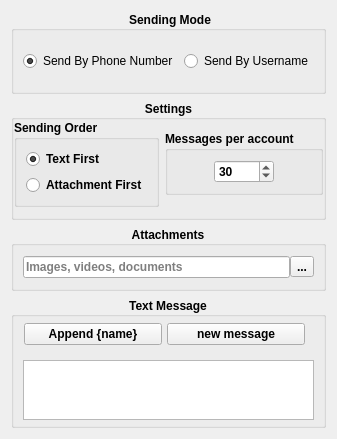
          <widget class="QWidget" name="main">
           <attribute name="icon">
            <iconset resource="../Whatsapp-bulk-sender/images.qrc">
             <normaloff>:/black-icons/Data/imgs/black icons/icons8-home-500.png</normaloff>:/black-icons/Data/imgs/black icons/icons8-home-500.png</iconset>
           </attribute>
           <attribute name="title">
            <string>Main</string>
           </attribute>
           <layout class="QVBoxLayout" name="verticalLayout_7" stretch="0,0,0,1">
            <item>
             <widget class="QGroupBox" name="groupBox_3">
              <property name="sizePolicy">
               <sizepolicy hsizetype="Preferred" vsizetype="Fixed">
                <horstretch>0</horstretch>
                <verstretch>0</verstretch>
               </sizepolicy>
              </property>
              <property name="maximumSize">
               <size>
                <width>16777215</width>
                <height>16777215</height>
               </size>
              </property>
              <property name="font">
               <font>
                <family>arial</family>
                <weight>75</weight>
                <bold>true</bold>
               </font>
              </property>
              <property name="styleSheet">
               <string notr="true">QGroupBox{
background:transparent;
}</string>
              </property>
              <property name="title">
               <string>Sending Mode</string>
              </property>
              <property name="alignment">
               <set>Qt::AlignCenter</set>
              </property>
              <property name="flat">
               <bool>false</bool>
              </property>
              <layout class="QHBoxLayout" name="horizontalLayout_2">
               <property name="topMargin">
                <number>20</number>
               </property>
               <property name="bottomMargin">
                <number>20</number>
               </property>
               <item>
                <widget class="QRadioButton" name="phone_rb">
                 <property name="sizePolicy">
                  <sizepolicy hsizetype="Fixed" vsizetype="Fixed">
                   <horstretch>0</horstretch>
                   <verstretch>0</verstretch>
                  </sizepolicy>
                 </property>
                 <property name="text">
                  <string>Send By Phone Number</string>
                 </property>
                 <property name="checked">
                  <bool>true</bool>
                 </property>
                </widget>
               </item>
               <item>
                <widget class="QRadioButton" name="username_rb">
                 <property name="sizePolicy">
                  <sizepolicy hsizetype="Fixed" vsizetype="Fixed">
                   <horstretch>0</horstretch>
                   <verstretch>0</verstretch>
                  </sizepolicy>
                 </property>
                 <property name="text">
                  <string>Send By Username</string>
                 </property>
                </widget>
               </item>
              </layout>
             </widget>
            </item>
            <item>
             <widget class="QGroupBox" name="groupBox_9">
              <property name="sizePolicy">
               <sizepolicy hsizetype="Preferred" vsizetype="Fixed">
                <horstretch>0</horstretch>
                <verstretch>0</verstretch>
               </sizepolicy>
              </property>
              <property name="font">
               <font>
                <weight>75</weight>
                <bold>true</bold>
               </font>
              </property>
              <property name="title">
               <string>Settings</string>
              </property>
              <property name="alignment">
               <set>Qt::AlignCenter</set>
              </property>
              <layout class="QVBoxLayout" name="verticalLayout_17">
               <property name="leftMargin">
                <number>0</number>
               </property>
               <property name="topMargin">
                <number>0</number>
               </property>
               <property name="rightMargin">
                <number>0</number>
               </property>
               <property name="bottomMargin">
                <number>0</number>
               </property>
               <item>
                <layout class="QHBoxLayout" name="horizontalLayout_16">
                 <property name="topMargin">
                  <number>0</number>
                 </property>
                 <property name="bottomMargin">
                  <number>10</number>
                 </property>
                 <item>
                  <widget class="QGroupBox" name="groupBox">
                   <property name="sizePolicy">
                    <sizepolicy hsizetype="Fixed" vsizetype="Preferred">
                     <horstretch>0</horstretch>
                     <verstretch>0</verstretch>
                    </sizepolicy>
                   </property>
                   <property name="title">
                    <string>Sending Order</string>
                   </property>
                   <layout class="QVBoxLayout" name="verticalLayout_3">
                    <item>
                     <widget class="QRadioButton" name="textFirst_rb">
                      <property name="text">
                       <string>Text First</string>
                      </property>
                      <property name="checked">
                       <bool>true</bool>
                      </property>
                     </widget>
                    </item>
                    <item>
                     <widget class="QRadioButton" name="attachFirst_rb">
                      <property name="text">
                       <string>Attachment First</string>
                      </property>
                     </widget>
                    </item>
                   </layout>
                  </widget>
                 </item>
                 <item>
                  <widget class="QGroupBox" name="groupBox_10">
                   <property name="sizePolicy">
                    <sizepolicy hsizetype="Fixed" vsizetype="Fixed">
                     <horstretch>0</horstretch>
                     <verstretch>0</verstretch>
                    </sizepolicy>
                   </property>
                   <property name="title">
                    <string>Messages per account</string>
                   </property>
                   <layout class="QHBoxLayout" name="horizontalLayout">
                    <item>
                     <widget class="QSpinBox" name="messages_sb">
                      <property name="sizePolicy">
                       <sizepolicy hsizetype="Fixed" vsizetype="Fixed">
                        <horstretch>0</horstretch>
                        <verstretch>0</verstretch>
                       </sizepolicy>
                      </property>
                      <property name="minimumSize">
                       <size>
                        <width>0</width>
                        <height>0</height>
                       </size>
                      </property>
                      <property name="maximumSize">
                       <size>
                        <width>60</width>
                        <height>16777215</height>
                       </size>
                      </property>
                      <property name="styleSheet">
                       <string notr="true"/>
                      </property>
                      <property name="value">
                       <number>30</number>
                      </property>
                     </widget>
                    </item>
                   </layout>
                  </widget>
                 </item>
                </layout>
               </item>
              </layout>
             </widget>
            </item>
            <item>
             <widget class="QGroupBox" name="groupBox_4">
              <property name="sizePolicy">
               <sizepolicy hsizetype="Preferred" vsizetype="Fixed">
                <horstretch>0</horstretch>
                <verstretch>0</verstretch>
               </sizepolicy>
              </property>
              <property name="maximumSize">
               <size>
                <width>16777215</width>
                <height>16777215</height>
               </size>
              </property>
              <property name="font">
               <font>
                <weight>75</weight>
                <bold>true</bold>
               </font>
              </property>
              <property name="title">
               <string>Attachments</string>
              </property>
              <property name="alignment">
               <set>Qt::AlignCenter</set>
              </property>
              <property name="flat">
               <bool>false</bool>
              </property>
              <layout class="QFormLayout" name="formLayout">
               <property name="horizontalSpacing">
                <number>5</number>
               </property>
               <property name="verticalSpacing">
                <number>10</number>
               </property>
               <property name="topMargin">
                <number>10</number>
               </property>
               <property name="bottomMargin">
                <number>10</number>
               </property>
               <item row="0" column="0" colspan="2">
                <layout class="QHBoxLayout" name="horizontalLayout_3">
                 <item>
                  <widget class="QLineEdit" name="attachments_le">
                   <property name="readOnly">
                    <bool>true</bool>
                   </property>
                   <property name="placeholderText">
                    <string>Images, videos, documents</string>
                   </property>
                  </widget>
                 </item>
                 <item>
                  <widget class="QToolButton" name="attachments_btn">
                   <property name="text">
                    <string>...</string>
                   </property>
                  </widget>
                 </item>
                </layout>
               </item>
              </layout>
             </widget>
            </item>
            <item>
             <widget class="QGroupBox" name="groupBox_5">
              <property name="sizePolicy">
               <sizepolicy hsizetype="Preferred" vsizetype="Preferred">
                <horstretch>0</horstretch>
                <verstretch>0</verstretch>
               </sizepolicy>
              </property>
              <property name="maximumSize">
               <size>
                <width>16777215</width>
                <height>16777215</height>
               </size>
              </property>
              <property name="font">
               <font>
                <weight>75</weight>
                <bold>true</bold>
               </font>
              </property>
              <property name="title">
               <string>Text Message</string>
              </property>
              <property name="alignment">
               <set>Qt::AlignCenter</set>
              </property>
              <layout class="QVBoxLayout" name="verticalLayout_6" stretch="0,0">
               <property name="topMargin">
                <number>5</number>
               </property>
               <property name="bottomMargin">
                <number>5</number>
               </property>
               <item>
                <widget class="QFrame" name="">
                 <property name="sizePolicy">
                  <sizepolicy hsizetype="Preferred" vsizetype="Fixed">
                   <horstretch>0</horstretch>
                   <verstretch>0</verstretch>
                  </sizepolicy>
                 </property>
                 <layout class="QHBoxLayout" name="horizontalLayout_7">
                  <property name="spacing">
                   <number>5</number>
                  </property>
                  <property name="leftMargin">
                   <number>1</number>
                  </property>
                  <property name="topMargin">
                   <number>1</number>
                  </property>
                  <item>
                   <widget class="QPushButton" name="pushButton">
                    <property name="text">
                     <string>Append {name}</string>
                    </property>
                   </widget>
                  </item>
                  <item>
                   <widget class="QPushButton" name="append_newmessage">
                    <property name="text">
                     <string>new message</string>
                    </property>
                   </widget>
                  </item>
                 </layout>
                </widget>
               </item>
               <item>
                <widget class="QPlainTextEdit" name="message_text">
                 <property name="sizePolicy">
                  <sizepolicy hsizetype="Expanding" vsizetype="Expanding">
                   <horstretch>0</horstretch>
                   <verstretch>0</verstretch>
                  </sizepolicy>
                 </property>
                 <property name="maximumSize">
                  <size>
                   <width>16777215</width>
                   <height>60</height>
                  </size>
                 </property>
                </widget>
               </item>
              </layout>
             </widget>
            </item>
           </layout>
          </widget>
